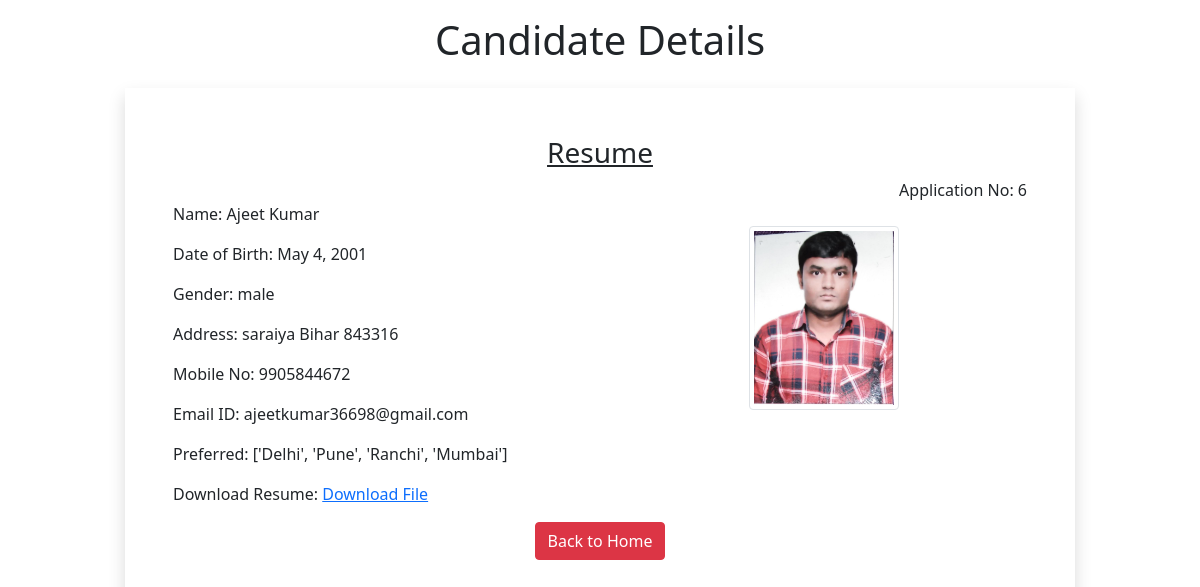
Page /6 on the committed database.
### myapp/models.py (models this page shows)
class Resume(models.Model):
    name=models.CharField(max_length=100)
    dob=models.DateField(auto_now=False,auto_now_add=False)
    gender=models.CharField(max_length=100)
    locality=models.CharField(max_length=100)
    city=models.CharField(max_length=100)
    pin=models.PositiveIntegerField()
    state=models.CharField(choices=state_choice,max_length=50)
    mobile=models.PositiveIntegerField()
    email=models.EmailField()
    job_city=models.CharField(max_length=100)
    profile_image=models.ImageField(upload_to="profileimg",blank=True)
    my_file=models.FileField(upload_to="doc",blank=True)

### myapp/views.py (the view)
# urls.py: path("<int:pk>",views.candidateView.as_view(),name="candidate")
class candidateView(View):
    def get(self,request,pk):
        candidate=Resume.objects.get(pk=pk)
        return render(request,"myapp/candidate.html",{'candidate':candidate})

### myapp/templates/myapp/candidate.html (shortened to what this page needs)
<!DOCTYPE html>
{% load static %}
<html lang="en">
<head>
    <link rel="stylesheet" href="{% static 'myapp/css/bootstrap.css' %}">
    <link rel="stylesheet" href="{% static 'myapp/css/style.css' %}">
</head>
<body>
    <div class="container">
        <h1 class="alrt-danger text-center p-3">Candidate Details</h1>
        <div class="row">
            <div class="col-sm-10 shadow p-5 offset-sm-1">
                <h3 class="text-center"><u>Resume</u></h3>
                <p class="float-end">Application No: {{candidate.id}}</p><br>
                <img src="{{candidate.profile_image.url}}" alt="" class="img-fluid img-thumbnail  float-end mt-4" width="150" height="150">
                <p>Name: {{candidate.name}}</p>
                <p>Date of Birth: {{candidate.dob}}</p>
                <p>Gender: {{candidate.gender}}</p>
                <p>Address: {{candidate.locality}} {{candidate.city}} {{candidate.state}} {{candidate.pin}}</p>
                <p>Mobile No: {{candidate.mobile}}</p>
                <p>Email ID: {{candidate.email}}</p>
                <p>Preferred: {{candidate.job_city}}</p>
                <p> Download Resume: <a href="{{candidate.my_file.url}}"> Download File</a></p>
                <div class="text-center">
                    <a href="/" class="btn btn-danger"> Back to Home</a>
                </div>
            </div>
        </div>
    </div>
</body>
</html>

### rows in the picture
Resume: id "6", profile_image (picture), name "Ajeet Kumar", dob "May 4, 2001", gender "male", city "saraiya", state "Bihar", pin "843316", mobile "9905844672", email "ajeetkumar36698@gmail.com", job_city "['Delhi', 'Pune', 'Ranchi', 'Mumbai']"
